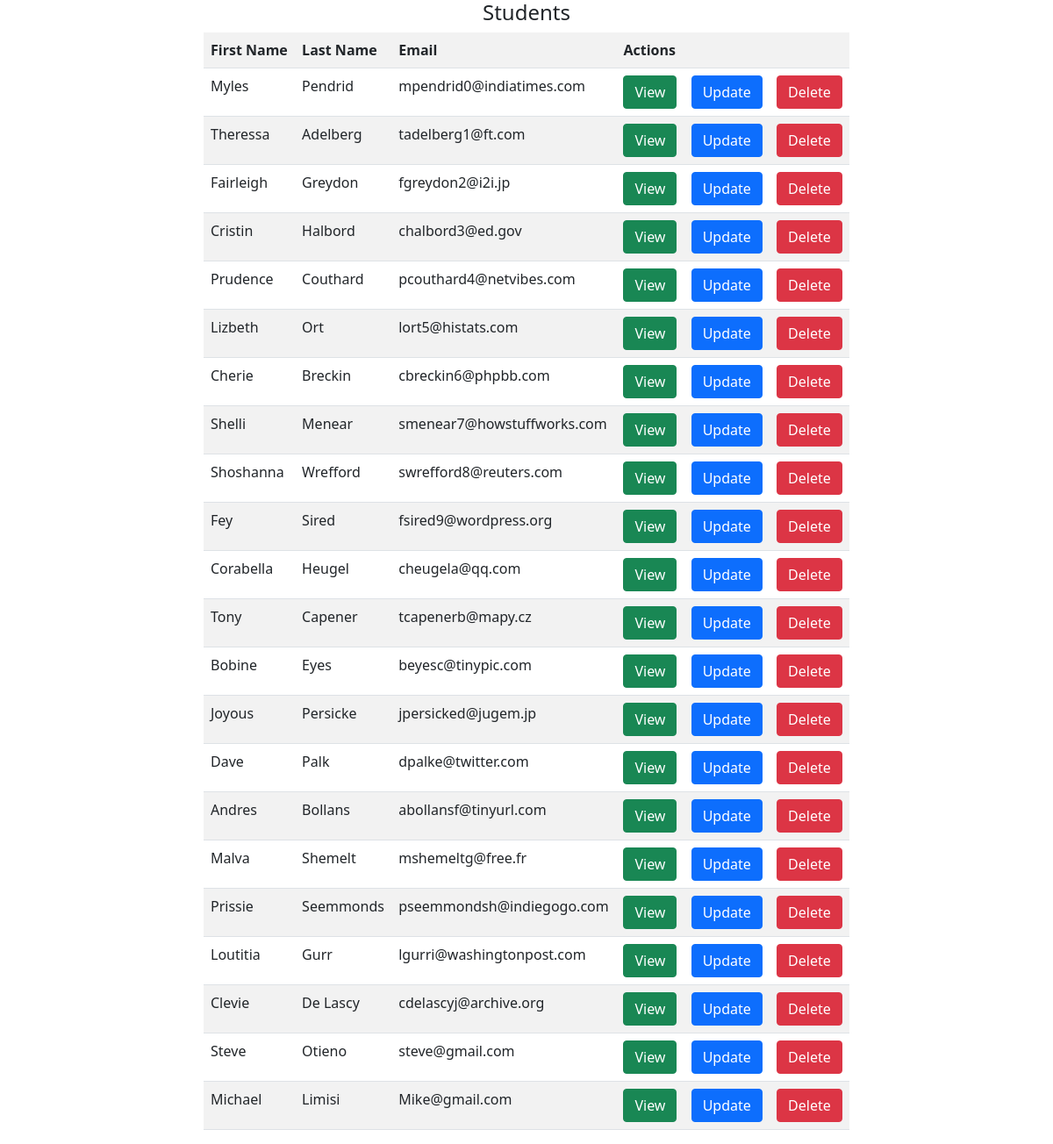
The page /student on the database as committed earlier.
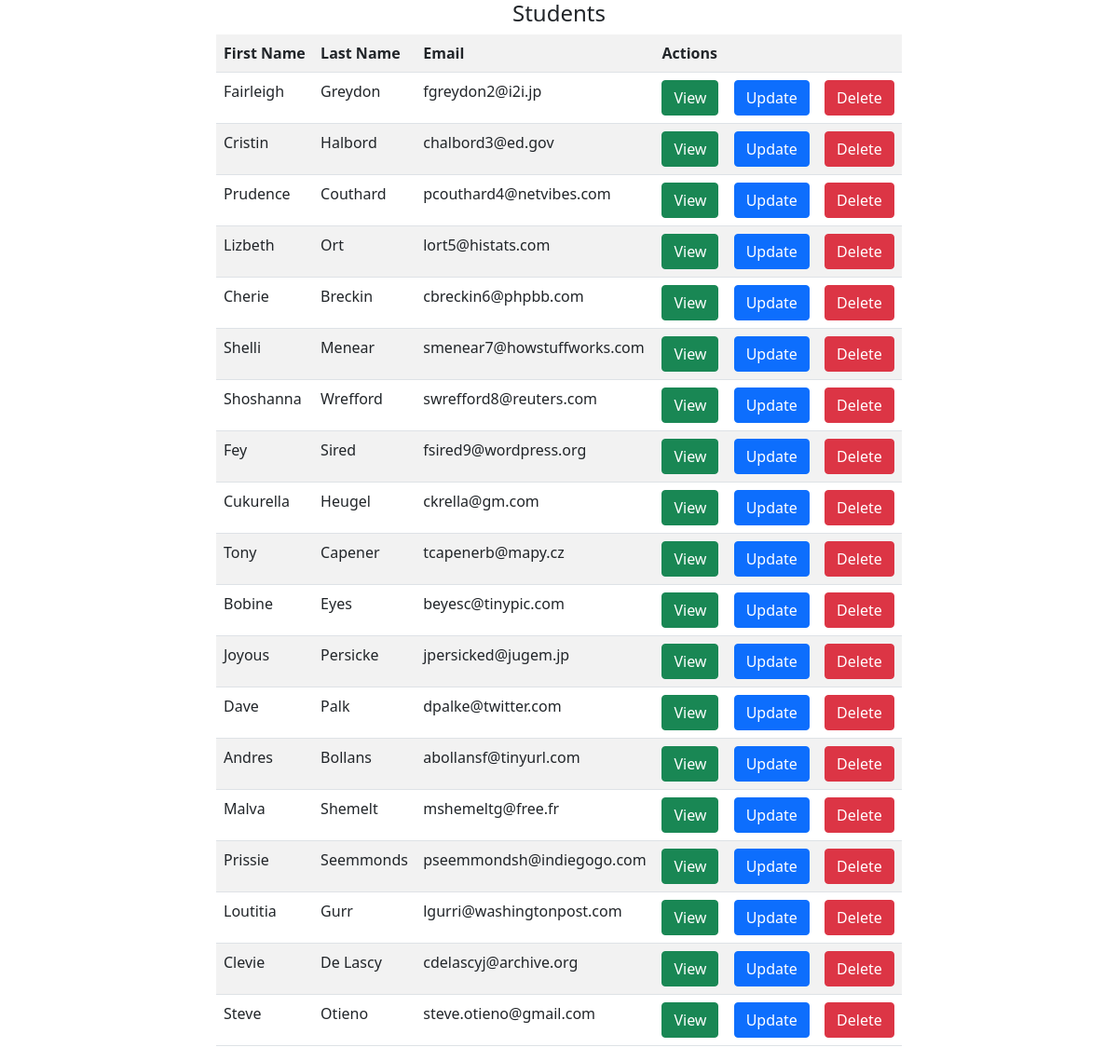
The same page on the database as committed later.
### model.py (models this page shows, shortened)
class Student(db.Model):
    __tablename__ = 'student'
    id = db.Column(db.Integer(), primary_key=True)
    first_name = db.Column(db.String())
    last_name = db.Column(db.String())
    email = db.Column(db.String())
    courses  = db.relationship('Course', secondary=student_course, back_populates='students')
    biodata = db.relationship('BioData', back_populates = 'student', uselist=False)

### app.py (the view)
@app.route('/student')
def view_student():
    students = Student.query.all()
    return render_template('view-student.html', students=students)

### templates/view-student.html
{% extends 'base.html' %}
{% block main %}
<h4 class="text-center">Students</h4>
<div class="container">
    <div class="row">
        <div class="col-md-8 mx-auto">
            <div class="table-responsive">
                <table class="table table-striped table-hover">
                    <tr>
                <th>First Name</th>
                <th> Last Name</th>
                <th> Email</th>
                <th colspan="3">Actions</th>
            </tr>
            {% for student in students  %}
            <tr>
                <td> {{student.first_name}}</td>
                <td>{{student.last_name}}</td>
                <td>{{student.email}}</td>
                <td><a href="{{url_for("student_details", id=student.id)}}" class="btn btn-success"> View</a></td>
                <td> <a href="{{url_for("update_student", id=student.id)}}" class="btn btn-primary"> Update</a></td>
                <td> <a href="{{url_for("delete_student", id=student.id)}}" class="btn btn-danger"> Delete</a></td>
            </tr>
            {% endfor %}
        </table>
    </div>
</div>
</div>
</div>
    {% endblock main %}

### templates/base.html (shortened to what this page needs)
<!DOCTYPE html>
<html lang="en">
<head>
    <link href="https://cdn.jsdelivr.net/npm/bootstrap@5.0.2/dist/css/bootstrap.min.css" rel="stylesheet">
</head>
<body>
{% block main %}
{% endblock main %}
    <body>
    </html>

Rows that differ between the two databases and show on the page:
removed Student: first_name "Myles", last_name "Pendrid", email "mpendrid0@indiatimes.com"
removed Student: first_name "Theressa", last_name "Adelberg", email "tadelberg1@ft.com"
removed Student: first_name "Michael", last_name "Limisi", email "Mike@gmail.com"
changed Student "Heugel": first_name "Corabella" → "Cukurella"; email "cheugela@qq.com" → "ckrella@gm.com"
changed Student "Steve": email "steve@gmail.com" → "steve.otieno@gmail.com"
